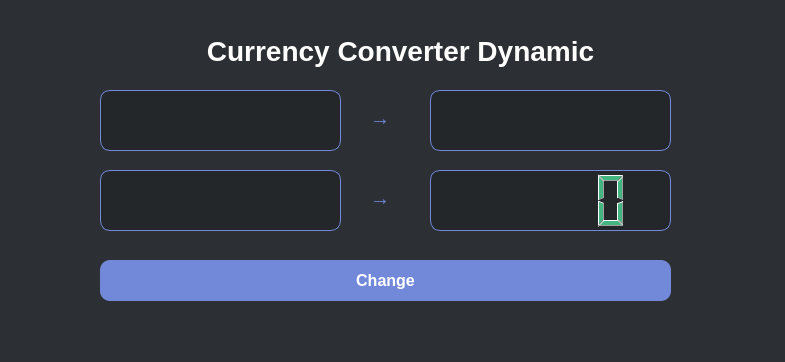
<?xml version="1.0" encoding="UTF-8"?>
<ui version="4.0">
 <class>MainWindow</class>
 <widget class="QMainWindow" name="MainWindow">
  <property name="geometry">
   <rect>
    <x>0</x>
    <y>0</y>
    <width>785</width>
    <height>362</height>
   </rect>
  </property>
  <property name="windowTitle">
   <string>MainWindow</string>
  </property>
  <property name="styleSheet">
   <string notr="true">QMainWindow {
                background-color: #2C2F33;
            }
            QLabel#label {
                color: #FFFFFF;
                font-family: 'Arial';
                font-size: 28px;
                font-weight: bold;
                background-color: transparent;
                padding: 10px;
            }
            QLabel#label_2, QLabel#label_3 {
                color: #7289DA;
                font-family: 'Arial';
                font-size: 20px;
                font-weight: normal;
                background-color: transparent;
            }
            QComboBox {
                background-color: #23272A;
                color: #FFFFFF;
                font-family: 'Arial';
                font-size: 16px;
                border-radius: 10px;
                padding: 10px;
                border: 1px solid #7289DA;
            }
            QComboBox:hover {
                border: 1px solid #677BC4;
            }
            QComboBox::drop-down {
                border: none;
                width: 20px;
            }
            QComboBox::down-arrow {
                image: url(:/icons/down_arrow.png);
                width: 12px;
                height: 12px;
            }
            QComboBox QAbstractItemView {
                background-color: #23272A;
                color: #FFFFFF;
                selection-background-color: #7289DA;
                selection-color: #FFFFFF;
                border: 1px solid #7289DA;
                border-radius: 5px;
            }
            QLineEdit {
                background-color: #23272A;
                color: #FFFFFF;
                font-family: 'Arial';
                font-size: 20px;
                border-radius: 10px;
                padding: 10px;
                border: 1px solid #7289DA;
            }
            QLineEdit:hover, QLineEdit:focus {
                border: 1px solid #677BC4;
            }
            QPushButton {
                background-color: #7289DA;
                color: #FFFFFF;
                font-family: 'Arial';
                font-size: 16px;
                font-weight: bold;
                border-radius: 10px;
                padding: 10px;
                border: none;
            }
            QPushButton:hover {
                background-color: #677BC4;
            }
            QPushButton:pressed {
                background-color: #5B6EAE;
            }
            QLCDNumber {
                background-color: #23272A;
                color: #43B581;
                border-radius: 10px;
                border: 1px solid #7289DA;
                padding: 10px;
            }
            QStatusBar {
                background-color: #23272A;
                color: #FFFFFF;
            }</string>
  </property>
  <widget class="QWidget" name="centralwidget">
   <widget class="QLabel" name="label">
    <property name="geometry">
     <rect>
      <x>0</x>
      <y>0</y>
      <width>801</width>
      <height>101</height>
     </rect>
    </property>
    <property name="font">
     <font>
      <family>Arial</family>
      <pointsize>28</pointsize>  <!-- 修改字体大小为28 -->
      <weight>75</weight>
      <bold>true</bold>
     </font>
    </property>
    <property name="text">
     <string>Currency Converter Dynamic</string>
    </property>
    <property name="alignment">
     <set>Qt::AlignCenter</set>
    </property>
   </widget>
   <widget class="QComboBox" name="dropDown1">
    <property name="geometry">
     <rect>
      <x>100</x>
      <y>90</y>
      <width>241</width>
      <height>61</height>
     </rect>
    </property>
   </widget>
   <widget class="QComboBox" name="dropDown2">
    <property name="geometry">
     <rect>
      <x>430</x>
      <y>90</y>
      <width>241</width>
      <height>61</height>
     </rect>
    </property>
   </widget>
   <widget class="QPushButton" name="pushButton">
    <property name="geometry">
     <rect>
      <x>100</x>
      <y>260</y>
      <width>571</width>
      <height>41</height>
     </rect>
    </property>
    <property name="text">
     <string>Change</string>
    </property>
   </widget>
   <widget class="QLCDNumber" name="lcdpanel">
    <property name="geometry">
     <rect>
      <x>430</x>
      <y>170</y>
      <width>241</width>
      <height>61</height>
     </rect>
    </property>
   </widget>
   <widget class="QLabel" name="label_2">
    <property name="geometry">
     <rect>
      <x>370</x>
      <y>110</y>
      <width>41</width>
      <height>16</height>
     </rect>
    </property>
    <property name="font">
     <font>
      <family>Arial</family>
      <pointsize>20</pointsize>  <!-- 修改字体大小为20 -->
      <weight>50</weight>
      <italic>true</italic>
      <bold>false</bold>
     </font>
    </property>
    <property name="text">
     <string>→</string>
    </property>
   </widget>
   <widget class="QLabel" name="label_3">
    <property name="geometry">
     <rect>
      <x>370</x>
      <y>190</y>
      <width>41</width>
      <height>16</height>
     </rect>
    </property>
    <property name="font">
     <font>
      <family>Arial</family>
      <pointsize>20</pointsize>  <!-- 修改字体大小为20 -->
      <weight>50</weight>
      <italic>true</italic>
      <bold>false</bold>
     </font>
    </property>
    <property name="text">
     <string>→</string>
    </property>
   </widget>
   <widget class="QLineEdit" name="lineEdit">
    <property name="geometry">
     <rect>
      <x>100</x>
      <y>170</y>
      <width>241</width>
      <height>61</height>
     </rect>
    </property>
   </widget>
  </widget>
 </widget>
 <resources/>
 <connections/>
</ui>
